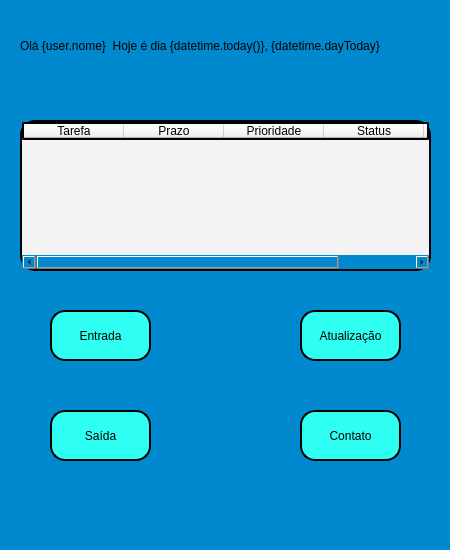
<?xml version="1.0" encoding="UTF-8"?>
<ui version="4.0">
 <class>tabela_TarefaFuncionario_2</class>
 <widget class="QMainWindow" name="tabela_TarefaFuncionario_2">
  <property name="geometry">
   <rect>
    <x>0</x>
    <y>0</y>
    <width>450</width>
    <height>550</height>
   </rect>
  </property>
  <property name="windowTitle">
   <string>MainWindow</string>
  </property>
  <property name="styleSheet">
   <string notr="true">background-color:rgb(0, 137, 206);</string>
  </property>
  <widget class="QWidget" name="centralwidget">
   <widget class="QLabel" name="Label_User">
    <property name="geometry">
     <rect>
      <x>20</x>
      <y>10</y>
      <width>471</width>
      <height>71</height>
     </rect>
    </property>
    <property name="styleSheet">
     <string notr="true">font: 75 10pt &quot;MS Shell Dlg 2&quot;;</string>
    </property>
    <property name="text">
     <string>Olá {user.nome}  Hoje é dia {datetime.today()}, {datetime.dayToday} </string>
    </property>
   </widget>
   <widget class="QTableWidget" name="tabela_TarefaFuncionario">
    <property name="geometry">
     <rect>
      <x>20</x>
      <y>120</y>
      <width>411</width>
      <height>151</height>
     </rect>
    </property>
    <property name="styleSheet">
     <string notr="true">background-color:rgb(243, 243, 243);
font: 75 12pt &quot;MS Shell Dlg 2&quot;;
border-style: outset;
border-width: 2px;
border-radius: 15px;
border-color: black;</string>
    </property>
    <column>
     <property name="text">
      <string>Tarefa</string>
     </property>
    </column>
    <column>
     <property name="text">
      <string>Prazo</string>
     </property>
    </column>
    <column>
     <property name="text">
      <string>Prioridade</string>
     </property>
    </column>
    <column>
     <property name="text">
      <string>Status</string>
     </property>
    </column>
    <column>
     <property name="text">
      <string/>
     </property>
    </column>
   </widget>
   <widget class="QPushButton" name="botao_Att">
    <property name="geometry">
     <rect>
      <x>300</x>
      <y>310</y>
      <width>101</width>
      <height>51</height>
     </rect>
    </property>
    <property name="styleSheet">
     <string notr="true">background-color: rgb(46, 255, 242);
font: 75 12pt &quot;MS Shell Dlg 2&quot;;
border-style: outset;
border-width: 2px;
border-radius: 15px;
border-color: black;</string>
    </property>
    <property name="text">
     <string>Atualização</string>
    </property>
   </widget>
   <widget class="QPushButton" name="botao_Saida">
    <property name="geometry">
     <rect>
      <x>50</x>
      <y>410</y>
      <width>101</width>
      <height>51</height>
     </rect>
    </property>
    <property name="styleSheet">
     <string notr="true">background-color: rgb(46, 255, 242);
font: 75 12pt &quot;MS Shell Dlg 2&quot;;
border-style: outset;
border-width: 2px;
border-radius: 15px;
border-color: black;</string>
    </property>
    <property name="text">
     <string>Saída</string>
    </property>
   </widget>
   <widget class="QPushButton" name="botao_Entrada">
    <property name="geometry">
     <rect>
      <x>50</x>
      <y>310</y>
      <width>101</width>
      <height>51</height>
     </rect>
    </property>
    <property name="styleSheet">
     <string notr="true">background-color: rgb(46, 255, 242);
font: 75 12pt &quot;MS Shell Dlg 2&quot;;
border-style: outset;
border-width: 2px;
border-radius: 15px;
border-color: black;</string>
    </property>
    <property name="text">
     <string>Entrada</string>
    </property>
   </widget>
   <widget class="QPushButton" name="botao_Contato">
    <property name="geometry">
     <rect>
      <x>300</x>
      <y>410</y>
      <width>101</width>
      <height>51</height>
     </rect>
    </property>
    <property name="styleSheet">
     <string notr="true">background-color: rgb(46, 255, 242);
font: 75 12pt &quot;MS Shell Dlg 2&quot;;
border-style: outset;
border-width: 2px;
border-radius: 15px;
border-color: black;</string>
    </property>
    <property name="text">
     <string>Contato</string>
    </property>
   </widget>
  </widget>
  <widget class="QMenuBar" name="menubar">
   <property name="geometry">
    <rect>
     <x>0</x>
     <y>0</y>
     <width>450</width>
     <height>21</height>
    </rect>
   </property>
  </widget>
  <widget class="QStatusBar" name="statusbar"/>
 </widget>
 <resources/>
 <connections/>
</ui>
